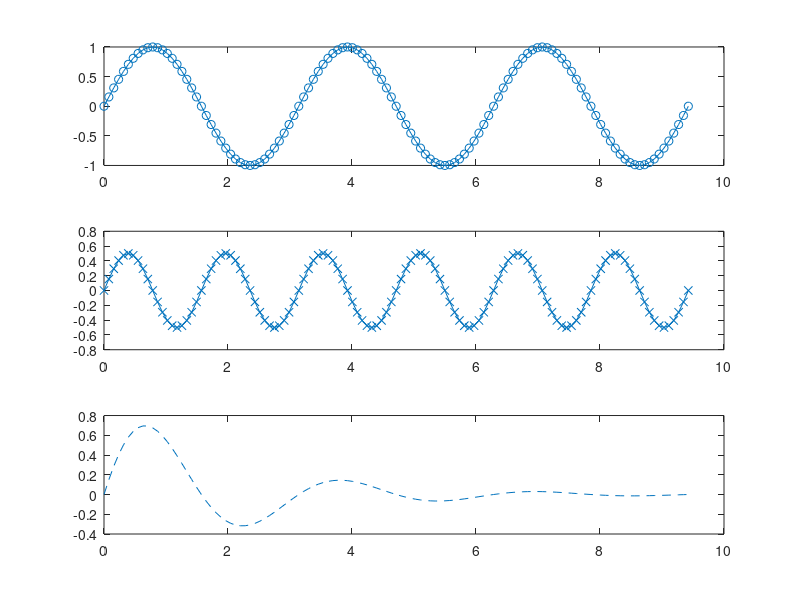

MATLAB code to generate this figure:
close all; clear all;
clc

x = 0 : 0.025*pi : 3*pi;
y1 = sin(2*x);
y2 = sin(2*x) .* cos(2*x);
y3 = sin(2*x) .* exp(-x./2);

figure()
subplot(311)
plot(x, y1, '-o');

subplot(312)
plot(x, y2, '-x');

subplot(313)
plot(x, y3, '--');
